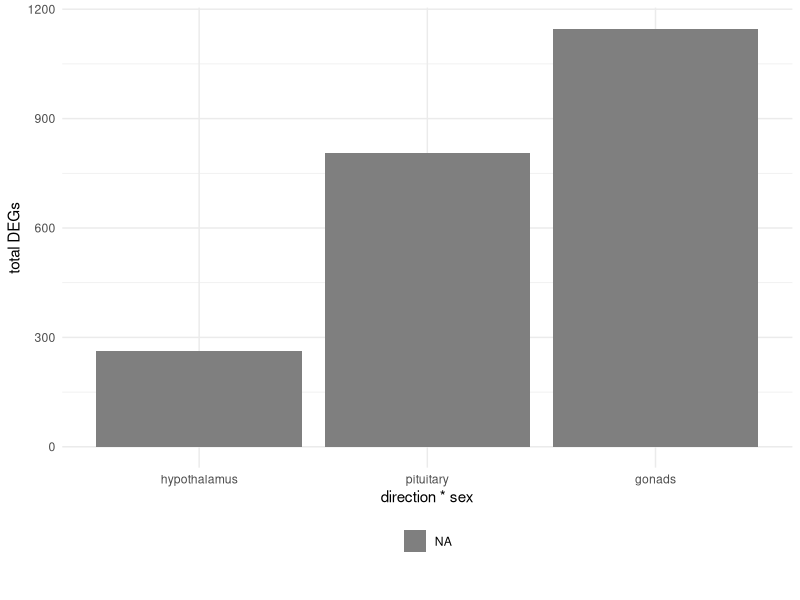
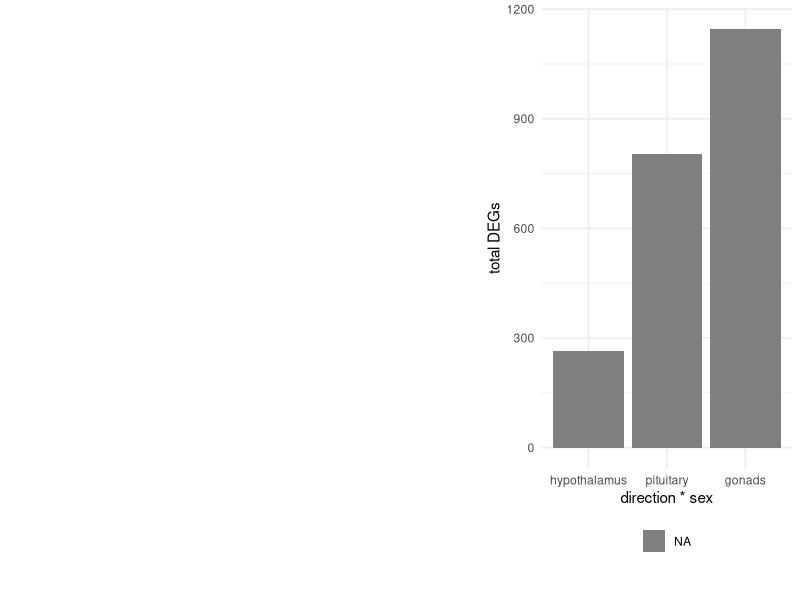

Here is the R script that generated these plots, in order:
## ---- chunk 1
library(ggplot2)
library(dplyr)
library(cowplot)
#library(ggrepel)

knitr::opts_chunk$set(fig.path = './', echo = T, message = F)
## ---- chunk 2
venn <- read.csv("venn.csv")

venn$tissue <- factor(venn$tissue, levels = c("hyp", "pit", "gon"))
venn$sex <- factor(venn$sex, levels = c("female", "both", "male"))
levels(venn$direction) <-  c("down", "up")
levels(venn$tissue) <-  c("hypothalamus", "pituitary", "gonads")


venn$directionsex <- as.factor(paste(venn$direction, venn$sex, sep = "\n"))


mycolors <- c("down\nboth" = "#838383",
                "down\nfemale" = "#19A400", 
                 "down\nmale"  = "#516DFF",
                 "up\nboth"  = "#D9D9D9",
                 "up\nfemale"  = "#7EDC00",
                 "up\nmale" = "#8AC5F9")  


venn$directionsex <- factor(venn$directionsex, levels = c("down\nfemale", 
                                                          "down\nmale",
                                                          "down\nboth",
                                                          "up\nboth",
                                                          "up\nmale",
                                                            "up\nfemale"))

p2 <- ggplot(data=venn, aes(x=tissue, y = count,  fill = reorder(directionsex, desc(directionsex)))) + 
  geom_bar(stat="identity") +
  labs(y = "total DEGs", x = "direction * sex") +
  scale_fill_manual(values = mycolors) +
  #geom_text_repel(position = "stack", aes(x=direction, y = count,  label = count ))
  #facet_wrap(~tissue) +
  guides(fill = guide_legend(nrow = 2))  +
  theme_minimal() +
    theme(legend.position = "bottom",
          legend.title = element_blank())
p2 
## ---- chunk 3
p1 <- ggdraw() + draw_image("venn-original.png")
plot_grid(p1, p2, nrow = 1, rel_widths = c(0.6, 0.4))
